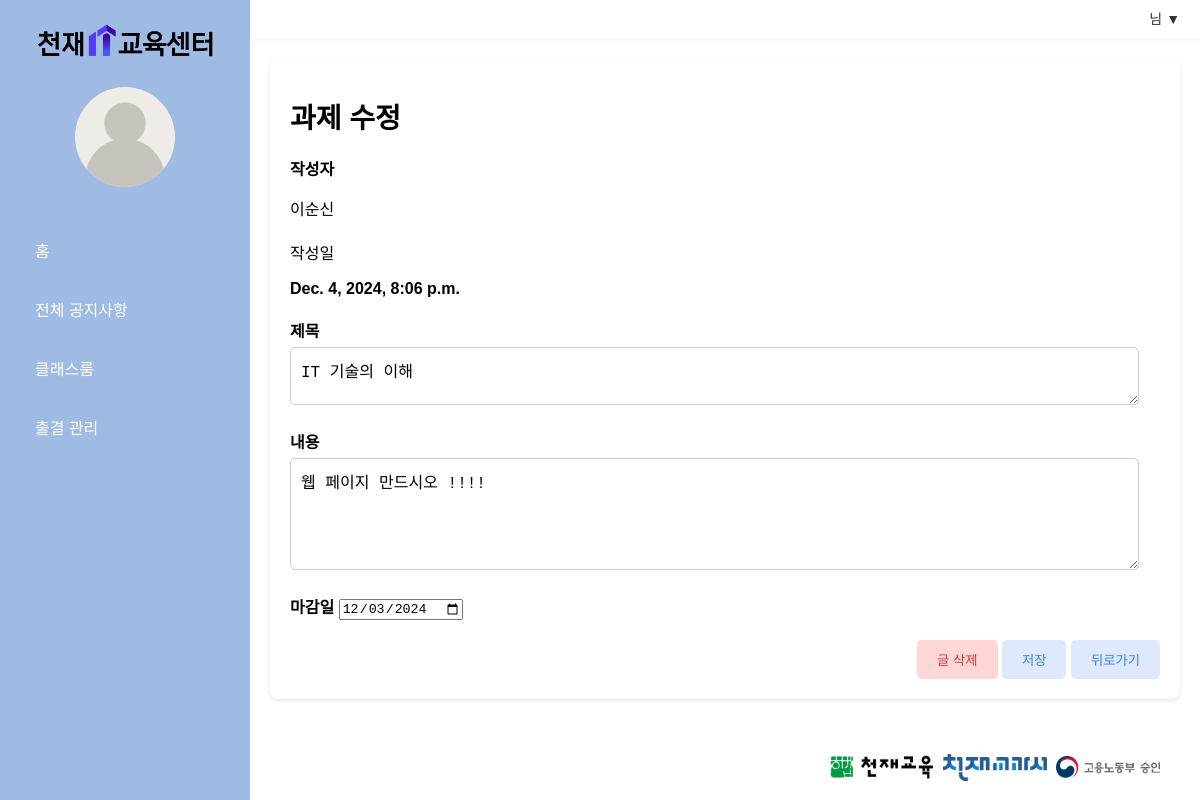
Page /classroom/update/4 on the committed database.
### managementapp/models.py (models this page shows)
class Assignments(models.Model):
    title = models.TextField(max_length=300)
    writer = models.CharField(max_length=200)
    content = models.TextField()
    rdate = models.DateTimeField()
    udate = models.DateTimeField()
    deadline = models.DateTimeField()
    view_count = models.IntegerField()

### managementapp/views.py (the view)
# urls.py: path('classroom/update/<int:id>',views.classroom_update, name='classroom_update'),
def classroom_update(request, id):
    template = loader.get_template('classroom/classroom_update.html')
    assignment=Assignments.objects.get(id=id)
    context = {
        'assignment': assignment
    }
    return HttpResponse(template.render(context,request))

### managementapp/templates/classroom/classroom_update.html (shortened to what this page needs)
{% extends "base.html" %}
{% load static %}
{% block content %}
<link rel="stylesheet" href="{% static 'css/update.css' %}">
  <div class="content">
  <body>
    <div class="edit-container">
      <h1>과제 수정</h1>
      <form action="../classroom_update_ok/{{assignment.id}}" method="POST">
        <div class="form-group">
          <label>작성자</label>
            <p>{{assignment.writer}}</p>
          </div>
        <div class="form-group">
            <p>작성일</p>
            <label>{{assignment.udate}}</label>
          </div>
        <div class="form-group">
          <label for="title">제목</label>
          <textarea type="text" id="title" name="title" required>{{assignment.title}}</textarea>
        </div>
        <div class="form-group">
          <label for="content">내용</label>
          <textarea id="content" name="content" rows="5" required>{{assignment.content}}</textarea>
        </div>
        <div class="form-group">
          <label for="content">마감일</label>
          <input type="date" name="deadline" value="{{ assignment.deadline|date:'Y-m-d'}}" ></input>
        </div>
        <div class="button-container">
          <button type ='button' class="cancel-button" onclick=showPopup()>글 삭제</button>
          <button class="confirm-button" >저장</button>
          <button class="confirm-button" onclick="window.history.back()">뒤로가기</button>
        </div>
      </form>
    </div>
</body>
</div>
<link rel="stylesheet" href="{% static 'css/delete.css' %}">
{% endblock %}

### managementapp/static/css/base.css (style rules this page uses)
body { margin: 0; font-family: Arial, sans-serif; background-color: #fff; display: flex; flex-direction: column; }

### managementapp/static/css/update.css (style rules this page uses)
.edit-container { padding: 20px; background-color: #fff; border-radius: 8px; box-shadow: 0 2px 4px rgba(0, 0, 0, 0.1); }
h1 { font-size: 28px; font-weight: bold; margin-bottom: 20px; }
.form-group { margin-bottom: 20px; }
label { font-size: 16px; font-weight: bold; }
input[type="text"], textarea { width: 95%; padding: 10px; font-size: 16px; border-radius: 5px; border: 1px solid #ccc; margin-top: 5px; }
textarea { resize: vertical; }
.button-container { margin-top: 20px; text-align: right; }
.button-container .cancel-button { background-color: #FFD6D6; color: #D83939; padding: 10px 20px; border: none; border-radius: 5px; cursor: pointer; }
.button-container .confirm-button { background-color: #DEE8FF; color: #3788D8; padding: 10px 20px; border: none; border-radius: 5px; cursor: pointer; }

### managementapp/static/css/delete.css (style rules this page uses)
body { font-family: Arial, sans-serif; margin: 0; padding: 0; display: flex; justify-content: center; align-items: center; height: 100vh; background-color: #f4f4f9; }
.confirm-button { background-color: #FFD6D6; color: #D83939; }
.cancel-button { background-color: #DEE8FF; color: #3788D8; }

### rows in the picture
Assignments: writer "이순신", udate "Dec. 4, 2024, 8:06 p.m.", title "IT 기술의 이해", content "웹 페이지 만드시오 !!!!", deadline "12/03/2024"
